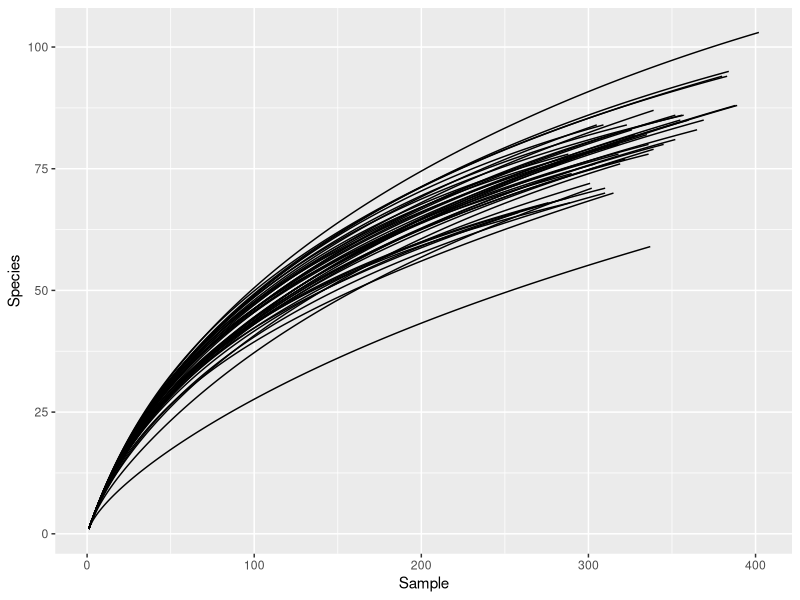

Write R code to recreate this figure.
library(vegan)
library(ggplot2)


data("BCI")


# レアファクションカーブの傾きリスト
slopes <- apply(BCI, 1, function(.x) rareslope(.x, 1:(sum(.x))-1))


# 下記二つは同じ結果を返すことから、
# 傾きを正しく計算できているとわかる
# slopes[[1]][1:3]
# rareslope(BCI[1,], 1:3)


# 最終サンプルのカバレッジを返す
maxslopes <- sapply(slopes, function(.x) .x[length(.x)])


# カバレッジパーセントを表示
covpct <- (1 - maxslopes) * 100


# カバレッジ90%をレアファクションの基準とし、
# これに満たないサンプルは取り除いてみる
minslope <- 0.1


# サンプリングするSpeciesの数を求める
sample.sizes <- sapply(slopes, function(.x) {
  sample.size <- min(which(.x <= minslope)) + 1
  if(is.infinite(sample.size)) {
    return(NA)
  } else {
    return(sample.size)
  }
})


for(i in 1:length(slopes)) {
  if(is.na(sample.sizes[i])) {
    return()
  } else {
    print(c(as.integer(i), slopes[[i]][sample.sizes[i]]))
  }
}


# 各フィールドにおけるサンプリングパーセントを表示
sample.sizes / rowSums(BCI) * 100


# レアファクション
# 
# 下2行を実行すると、BCIからsample.sizesがNAであるフィールドを
# 取り除いていることを確認できる
# na.omit(sample.sizes)
# rownames(BCI[!is.na(sample.sizes),])
set.seed(123)
BCI.rarefied <- rrarefy(BCI[!is.na(sample.sizes),], na.omit(sample.sizes))


# レアファクションカーブを描画するための
# 数値を取得
tidy.df <- rarecurve(BCI.rarefied, tidy = T)


# プロット
ggplot(data = tidy.df, aes(x = Sample, y = Species, group = Site)) + 
  geom_line()




